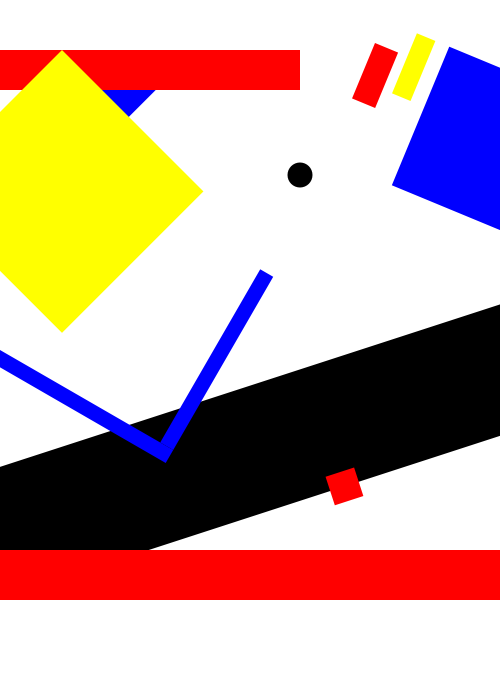
Frame 1 (no input)
Frame 60 (the mouse pressed at the canvas centre just before this capture): identical to frame 1, image omitted
Frame 120 (the mouse held since frame 60 and released just before this capture): identical to frame 1, image omitted

The Processing sketch that drew this single still picture (run headless with seeded random() and noise(); from frame 60 on, the mouse is pressed at the canvas centre):

// Processing sketch: coordenadasFiguras2
// ── coordenadasFiguras2.pde
/*
Autor: Edgar Moreira
 Tema: Coordenadas y Figuras
 */

void setup() {
  size(500, 700);
}

void draw() {
  background(255);

  noStroke();

  /*parte 1*/
  pushMatrix();
  translate(width/4, height/14);
  rotate(PI/4);
  fill(0, 0, 255);
  rect(0, 0, 50, 200);
  popMatrix();
  pushMatrix();
  fill(255, 0, 0);
  rect(0, 50, 300, 40);
  translate(width/8, height/14);
  rotate(PI/4);
  fill(255, 255, 0);
  rect(0, 0, 200, 200);
  popMatrix();

  /*parte 2*/
  pushMatrix();
  fill(255, 0, 0);
  translate(3*width/4, height/16);
  rotate(PI/8);
  rect(0, 0, 25, 60);
  translate(35, -25);
  fill(255, 255, 0);
  rect(0, 0, 20, 65);
  translate(35, 0);
  fill(0, 0, 255);
  rect(0, 0, 150, 150);
  popMatrix();

  fill(0);
  ellipse(width/2 + 50, height/4, 25, 25);

  pushMatrix();
  translate(-width/4, 2.9*height/4);
  rotate(-PI/10);
  fill(0);
  rect(0, 0, width*1.5, 125);
  fill(255, 0, 0);
  rect(width - width/8, 110, 30, 30);
  popMatrix();

  pushMatrix();
  translate(0, height/2);
  rotate(PI/6);
  fill(0, 0, 255);
  rect(0, 0, 200, 15);
  scale(1, -1);
  rect(185, 0, 15, 200);
  popMatrix();
  
  fill(255, 0, 0);
  rect(0, 3*height/4 + 25, width, 50);
}
